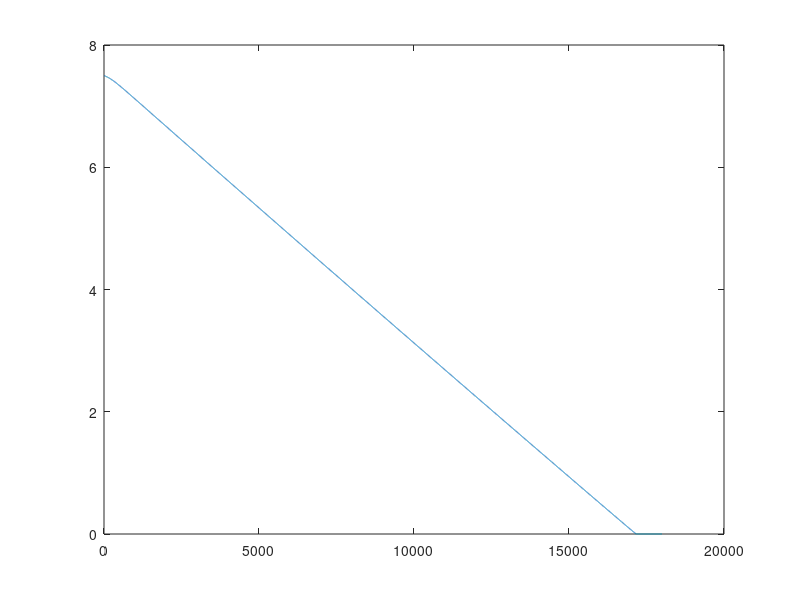

Here is the MATLAB script that generated this plot:
Ds=(0.2544*10^(-4))/86400;
Ll=2*10^(-4);
rho=50;
Yac=0.212;
bina=0.02/86400;
bdet=0.05/86400;
Dco2=(0.9960*10^(-4))/86400;
Dh=(2.3328*10^(-4))/86400;
Am=54*10^(-4);
F=96450;
T=303;
R=8.314;
Vc=135*10^(-6);
Va=135*10^(-6);
Eoanode=340;
Eocathode=1299;
ioref=0.001;
b=120;
dcell=2.5*10^(-2);
kaq=3500;
Eka=-155;
dm=4.5;
km=1.7;
co2equi=7.26*10^(-3);
kla=414/86400;
qo2=2.64/86400;
rmax=100.9/3600;
ks=1.27*10^(-3);
chb=10^(-7);





f1 = @(cs) rmax*(cs/(ks+cs)) ;
f2 = @(mu,nact,phia) (mu*(1/(1+exp(-F/(R*T*1000)*nact)))*phia) ;
f3 = @(rs,phia,delta,L) Yac*rs-bina*phia+(phia/L)*delta-(phia/L)*(Yac*rs*L+delta) ;
f4 = @(rs,L,delta) Yac*rs*L+delta ;
f5 = @(L) -bdet*L ;
f6 = @(L,csb,cs,rs,delta) (Ds/(Ll*L))*(csb-cs)-rho*rs-(cs/L)*(Yac*rs*L+delta);
f7 = @(L,cco2b,cco2,rs,delta) (Dco2/(Ll*L))*(cco2b-cco2)+4*rho*rs-(cco2/L)*(Yac*rs*L+delta) ;
f8 = @(L,chb,ch,rs,delta) (Dh/(Ll*L))*(chb-ch)+12*rho*rs-(ch/L)*(Yac*rs*L+delta) ;
f9 = @(rs,L,delta) -Am*(Yac*rs*L+delta) ;
f10 = @(csb,cs,vl) (1/vl)*(-(Am*Ds/Ll)*(csb-cs)) ;
f11 = @(cco2b,cco2,vl) (1/vl)*(-(Am*Dco2/Ll)*(cco2b-cco2)) ;
f12 = @(i) -2.24*10^(-7)*(i)+0.0067;
%f12 = @(i) (kla*co2equi+7.7167*10^(-8)*exp(-(i)*(kla+qo2)))/(kla+qo2);
f13 = @(co2,ch)  Eocathode-((R*T*1000)/(4*F))*log(1/(co2*(ch^4))) ;
f14 = @(ch,cco2,cs) Eoanode-((R*T*1000)/(12*F))*log(((cco2^3)*(ch)^(11))/cs) ;
f15 = @(csb) (12*F*Ds*1000*csb)/(Ll) ;
f16 = @(I) ((dm/km)+(dcell/kaq))*(I/1000) ;
f17 = @(I,il) ((R*T)/(12*F))*1000*log(il/(il-I)) ;
f18 = @(I,cs) (b/2.303)*asinh(I/(2*ioref*cs)) ;
f19 = @(Ecathode,Eanode,nohm,nconc,nact) abs(Ecathode-Eanode)-nohm-nconc-nact ;
f20 = @(Eoutput)  Eoutput/100;


d_t=1;
t = 0:d_t:18000;

mu=zeros(1,length(t));
rs=zeros(1,length(t));
phia=zeros(1,length(t));
L=zeros(1,length(t));
cs=zeros(1,length(t));
delta=zeros(1,length(t));
cco2=zeros(1,length(t));
ch=zeros(1,length(t));
vl=zeros(1,length(t));
csb=zeros(1,length(t));
cco2b=zeros(1,length(t));
co2=zeros(1,length(t));
Ecathode=zeros(1,length(t));
Eanode=zeros(1,length(t));
il=zeros(1,length(t));
nohm=zeros(1,length(t));
nconc=zeros(1,length(t));
nact=zeros(1,length(t));
Eoutput=zeros(1,length(t));
I=zeros(1,length(t));

mu(1)=1.166370409*10^(-3);
rs(1)=2.5*10^(-20);%INITIAL I NEED TO BE KNOWN(TAKEN ZERO HERE) to vary
phia(1)=0.4286802857;%to vary
L(1)=0.025810^(-5);%to vary
cs(1)=7.5;
delta(1)=-1.446759259*10^(-08);
cco2(1)=1.804718175*10^(-10);%INITIAL CO2 CONC NEEDED and here up needed to be reviewed
ch(1)=10^(-7);
vl(1)=135*10^(-6);
csb(1)=5;
cco2b(1)=1.804718175*10^(-25);
co2b(1)=7.23*10^(-3);
co2(1)=7.23*10^(-3);
Ecathode(1)=845.8563841;
Eanode(1)=845.8563841;
il(1)=8519.75;
nohm(1)=0;
nconc(1)=0;
nact(1)=0;
Eoutput(1)=0;
I(1)=0;


for i=1:(length(t)-1)
    
    phia(i+1) = phia(i) + d_t*f3(rs(i),phia(i),delta(i),L(i));
    L(i+1) = L(i) + d_t*f4(rs(i),L(i),delta(i));
    delta(i+1) = delta(i) + d_t*f5(L(i));
    cs(i+1) = cs(i) + 0.00031*d_t*f6(L(i),csb(i),cs(i),rs(i),delta(i));
    cco2(i+1) = cco2(i) + d_t*f7(L(i),cco2b(i),cco2(i),rs(i),delta(i));
    ch(i+1) = ch(i) + 0.0000003*d_t*f8(L(i),chb,ch(i),rs(i),delta(i));
    vl(i+1) = vl(i) + d_t*f9(rs(i),L(i),delta(i));
    csb(i+1) = csb(i) + d_t*f10(csb(i),cs(i),vl(i));
    cco2b(i+1) = cco2b(i) + d_t*f11(cco2b(i),cco2(i),vl(i));
    co2(i+1) = f12(i+d_t);
    Ecathode(i+1) = f13(co2(i+1),ch(i+1));
    Eanode(i+1) = f14(ch(i+1),cco2(i+1),cs(i+1));
    il(i+1) = f15(csb(i+1));
    nohm(i+1) = f16(I(i));
    nconc(i+1) = f17(I(i),il);
    nact(i+1) = f18(I(i),cs(i+1));
    mu(i+1) = f1(cs(i+1));
    rs(i+1) = f2(mu(i+1),nact(i+1),phia(i+1));
    Eoutput(i+1) = f19(Ecathode(i+1),Eanode(i+1),nohm(i+1),nconc(i+1),nact(i+1));
    I(i+1) = f20(Eoutput(i+1));
    
   
end
plot(t,cs);
cs;
